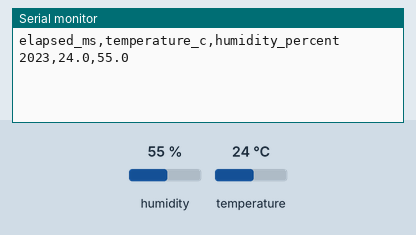
The sketch below on a simulated Arduino Uno, built with avr-gcc and run on an emulated ATmega328P. On the bench: the last lines printed to the serial monitor. Inputs (shaded band) come from the test bench; at power-on: humidity 55 %, temperature 24 °C.

Above: at 3.2 s.
3.3 s: humidity set to 22 %
At 5.1 s:
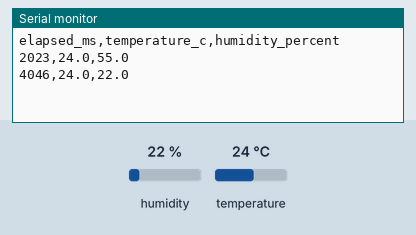
6.0 s: temperature set to 12 °C
At 7.5 s:
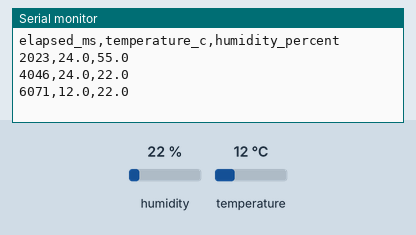
8.7 s: humidity set to 40 %
At 11.1 s:
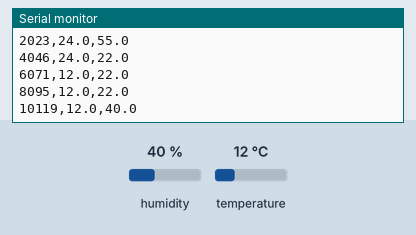
Timing chart, 0 to 12.6 s (numbered marks = the images above; inputs shaded):
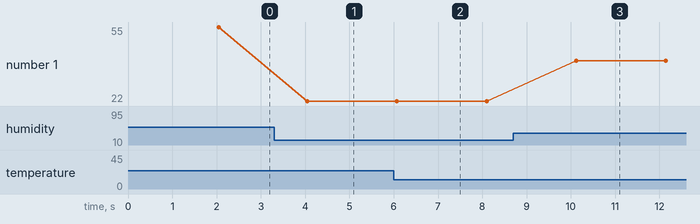

Measured:
- after the input at 3.3 s, the serial monitor: prints a new line after 0.75 s (image 1)
- after the input at 6.0 s, the serial monitor: prints a new line after 0.07 s (image 2)
- after the input at 8.7 s, the serial monitor: prints a new line after 1.4 s (image 3)
- plotted number 1: 55 → 22 after the input at 3.3 s, 22 → 40 after the input at 8.7 s

The sketch:

dht11_sensor.ino
```cpp
#include <DHT.h>

#define DHT_PIN 2
#define DHT_TYPE DHT11

DHT dht(DHT_PIN, DHT_TYPE);

void setup() {
  Serial.begin(9600);
  dht.begin();

  delay(2000);

  Serial.println("elapsed_ms,temperature_c,humidity_percent");
}

void loop() {
  float humidity = dht.readHumidity();
  float temperature = dht.readTemperature();

  if (isnan(temperature) || isnan(humidity)) {
    Serial.println("ERROR,DHT11 reading failed");
    delay(2000);
    return;
  }

  Serial.print(millis());
  Serial.print(",");
  Serial.print(temperature, 1);
  Serial.print(",");
  Serial.println(humidity, 1);

  delay(2000);
}
```
